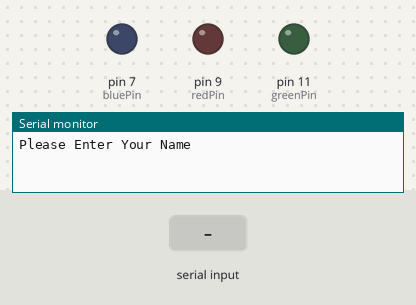
Recording of a sketch running on a simulated Arduino Uno, built with avr-gcc and run on an emulated ATmega328P. On the bench: output pins drawn as LEDs (lit = HIGH), the last lines printed to the serial monitor. The test bench sets the inputs (shaded band).

Above: at 1.2 s.
1.3 s: "90,45\n" received over Serial
3.8 s: "1\n" received over Serial
At 4.5 s:
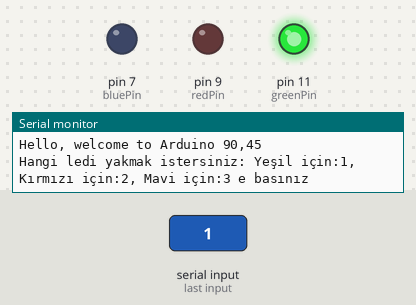
6.3 s: "30,150\n" received over Serial
8.8 s: "2\n" received over Serial
At 9.5 s:
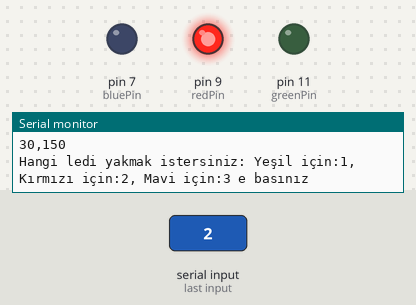
Timing chart, 0 to 11.8 s (numbered marks = the images above; inputs shaded):
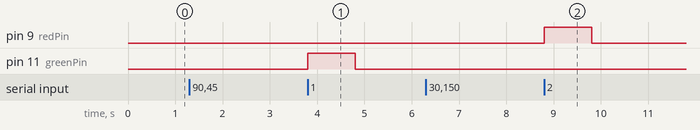

The sketch:

ornek_11.ino
```cpp
//kullanıcının secimine göre led yakma
String myName;
int colour;  // colour'ü int olarak tanımladık
String msg = "Please Enter Your Name";
String msg2 = "Hello, welcome to Arduino ";
String msg3 = "Hangi ledi yakmak istersiniz: Yeşil için:1, Kırmızı için:2, Mavi için:3 e basınız";
int redPin = 9;
int bluePin = 7;
int greenPin = 11;

void setup() {
  Serial.begin(9600);

  // LED pinlerini çıkış olarak ayarla
  pinMode(redPin, OUTPUT);
  pinMode(bluePin, OUTPUT);
  pinMode(greenPin, OUTPUT);
}

void loop() {
  Serial.println(msg);

  // Kullanıcının ismini girene kadar bekle
  while (Serial.available() == 0) {
    // Bekleme döngüsü
  }
  myName = Serial.readString();  // Kullanıcıdan ismi al ve boşlukları temizle
  Serial.println(msg2 + myName);

  Serial.println(msg3);

  // LED seçimini yapana kadar bekle
  while (Serial.available() == 0) {
    // Bekleme döngüsü
  }

  // LED seçimini oku
  colour = Serial.parseInt();  // Kullanıcıdan LED seçimini oku

  // Seçilen LED'i kontrol et
  switch (colour) {
    case 1:
      digitalWrite(greenPin, HIGH);
      delay(1000);
      digitalWrite(greenPin, LOW);
      delay(1000);
      break;
    case 2:
      digitalWrite(redPin, HIGH);
      delay(1000);
      digitalWrite(redPin, LOW);
      delay(1000);
      break;
    case 3:
      digitalWrite(bluePin, HIGH);
      delay(1000);
      digitalWrite(bluePin, LOW);
      delay(1000);
      break;
    default:
      Serial.println("Geçersiz seçim, lütfen 1, 2 veya 3 girin.");
      break;
  }
}
```

Measured:
- after the input at 3.8 s, pin 11 (greenPin): LOW → HIGH at once, → LOW 1.0 s later
- after the input at 8.8 s, pin 9 (redPin): LOW → HIGH at once, → LOW 1.0 s later
